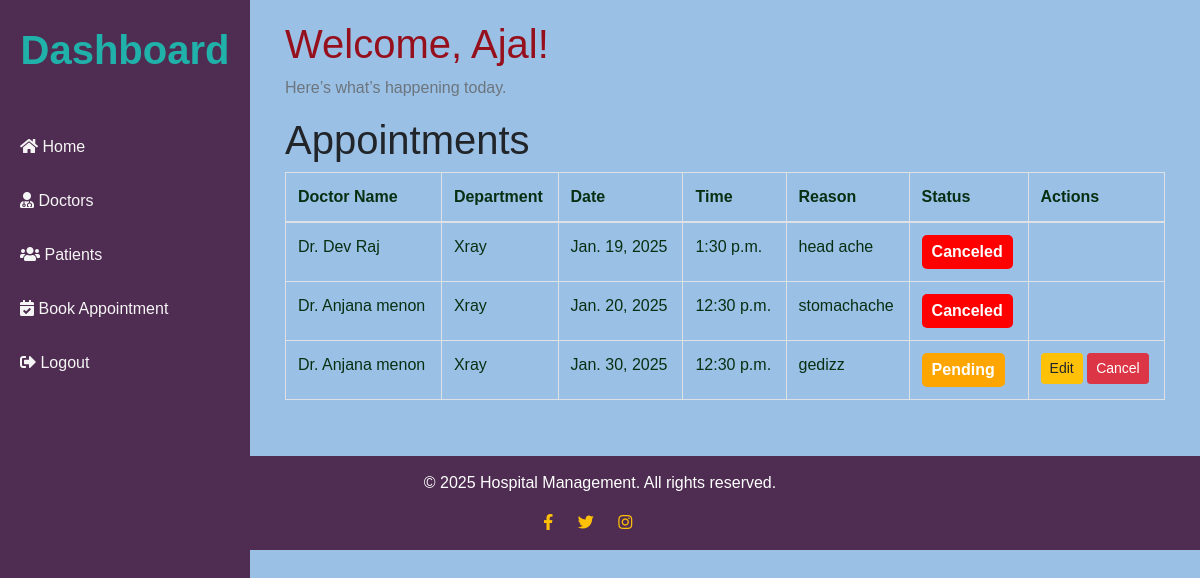
Page /hospital/dashboard/ (signed in) on the earlier database version.
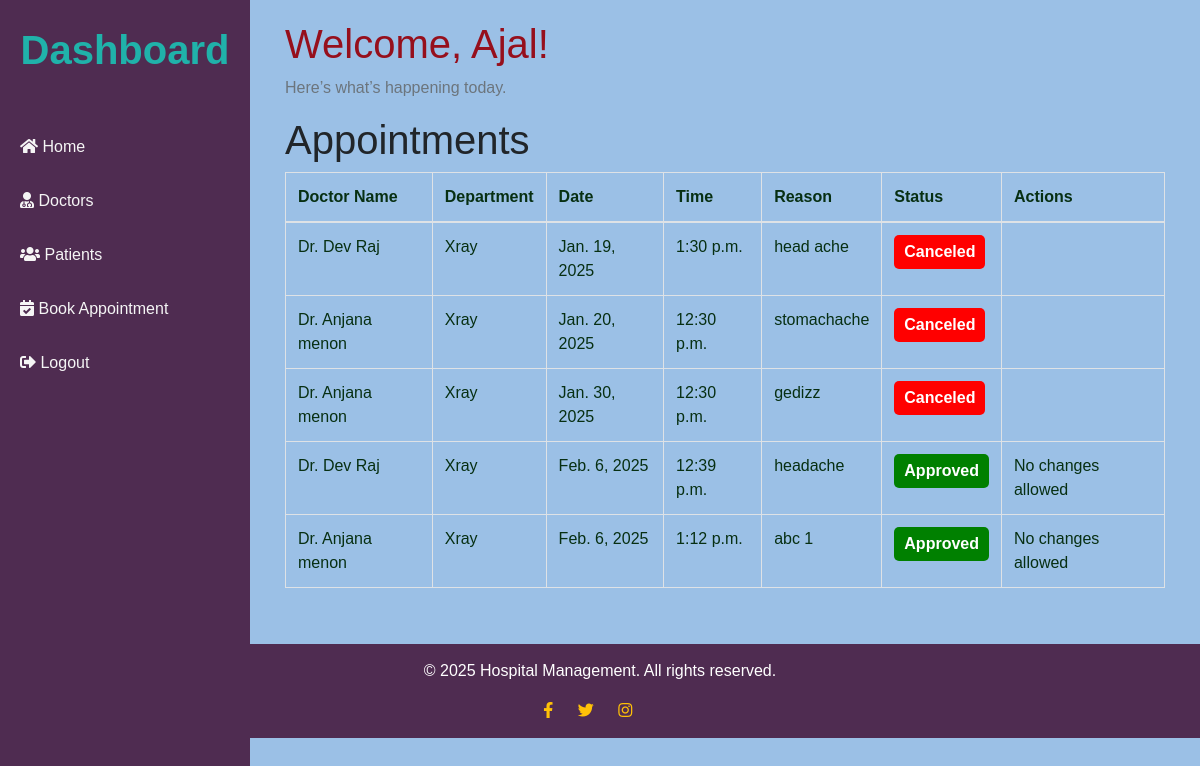
Same page on the later database version.
### accounts/models.py (models this page shows)
class User(AbstractUser):
    ROLE_CHOICES = [
        ('admin', 'Admin'),
        ('doctor', 'Doctor'),
        ('patient', 'Patient'),
    ]
    role = models.CharField(max_length=10, choices=ROLE_CHOICES, default='patient')
    GENDER_CHOICES = [
        ('male', 'Male'),
        ('female', 'Female'),
        ('other', 'Other'),
    ]
    gender = models.CharField(max_length=10, choices=GENDER_CHOICES, blank=True, null=True)

### hospital/models.py (models this page shows, shortened)
class Appointment(models.Model):
    STATUS_CHOICES = [
        ('pending', 'Pending'),
        ('approved', 'Approved'),
        ('canceled', 'Canceled'),
    ]
    patient = models.ForeignKey(Patient, on_delete=models.CASCADE, related_name='appointments')
    doctor = models.ForeignKey(Doctor, on_delete=models.CASCADE)
    department=models.ForeignKey(Department,on_delete=models.CASCADE)
    date = models.DateField()
    time = models.TimeField()
    status = models.CharField(max_length=10, choices=STATUS_CHOICES, default='pending')
    reason = models.TextField()

class Doctor(models.Model):
    user = models.OneToOneField(User, on_delete=models.CASCADE)
    department = models.ForeignKey(Department, on_delete=models.SET_NULL, null=True, blank=True)
    specialization = models.CharField(max_length=100)
    GENDER_CHOICES = [
        ('male', 'Male'),
        ('female', 'Female'),
        ('other', 'Other'),
    ]
    gender = models.CharField(max_length=10, choices=GENDER_CHOICES, default='male')
    @property
    def full_name(self):
        return f"{self.user.first_name or ''} {self.user.last_name or ''}".strip() or "Unknown Doctor"

class Department(models.Model):
    name = models.CharField(max_length=100)
    def __str__(self):
        return self.name

### hospital/views.py (the view)
# urls.py: path('dashboard/', DashboardView.as_view(), name='dashboard'),
class DashboardView(LoginRequiredMixin, TemplateView):
    template_name = 'dashboard.html'
    def get_context_data(self, **kwargs):
        context = super().get_context_data(**kwargs)
        user = self.request.user
        if user.role == 'patient':
            try:
                patient = Patient.objects.get(user=user)  # Get the Patient instance
                context['appointments'] = Appointment.objects.filter(patient=patient)
            except Patient.DoesNotExist:
                context['appointments'] = []  # No appointments if the Patient instance doesn't exist
        elif user.role == 'doctor':
            try:
                doctor = Doctor.objects.get(user=user)  # Get the Doctor instance
                context['appointments'] = Appointment.objects.filter(doctor=doctor)
            except Doctor.DoesNotExist:
                context['appointments'] = []  # No appointments if the Doctor instance doesn't exist
        elif user.role == 'admin':
            context['doctors'] = Doctor.objects.all()
            context['patients'] = Patient.objects.all()
            context['appointments'] = Appointment.objects.all()
        else:
            context['message'] = "Role not recognized."
        return context

### hospital/templates/dashboard.html (shortened to what this page needs)
<!DOCTYPE html>
<html lang="en">
<head>
  <link rel="stylesheet" href="https://stackpath.bootstrapcdn.com/bootstrap/4.5.2/css/bootstrap.min.css">
  <link rel="stylesheet" href="https://cdnjs.cloudflare.com/ajax/libs/font-awesome/5.15.4/css/all.min.css">
</head>
<body>
  <div class="sidebar">
    <div class="sidebar-header" style="font-size: 40px; font-family:Impact, Haettenschweiler, 'Arial Narrow Bold', sans-serif; color: lightseagreen;">Dashboard</div>
    <a href="{% url 'index' %}"><i class="fas fa-home"></i> Home</a>
    <a href="{% url 'doctor_list' %}"><i class="fas fa-user-md"></i> Doctors</a>
    <a href="{% url 'patient_list' %}"><i class="fas fa-users"></i> Patients</a>
    {% if user.role == 'patient' %}
      <a href="{% url 'appointment_book' %}"><i class="fas fa-calendar-check"></i> Book Appointment</a>
    {% elif user.role == 'doctor' %}
      <a href="{% url 'doctor_appointment_list' %}"><i class="fas fa-calendar-alt"></i> My Appointments</a>
    {% endif %}
    <a href="{% url 'logout' %}"><i class="fas fa-sign-out-alt"></i> Logout</a>
  </div>
  <div class="content">
    <div class="container">
      <h1 style="color: rgb(150, 15, 28); font-family: Impact, Haettenschweiler, 'Arial Narrow Bold', sans-serif;">Welcome, {{ user.first_name }}!</h1>
      <p class="text-muted">Here’s what’s happening today.</p>
      <h1>Appointments</h1>
      <table class="table table-bordered" style="color: rgb(7, 47, 18);">
        <thead>
          <tr>
            {% if user.role == 'doctor' or user.role == 'admin' %}
              <th>Patient Name</th>
            {% elif user.role == 'patient' %}
              <th>Doctor Name</th>
            {% endif %}
            <th>Department</th>
            <th>Date</th>
            <th>Time</th>
            <th>Reason</th>
            <th>Status</th>
            <th>Actions</th>
          </tr>
        </thead>
        <tbody>
          {% for appointment in appointments %}
          <tr>
            {% if user.role == 'doctor' or user.role == 'admin' %}
              <td>{{ appointment.patient.user.first_name }} {{ appointment.patient.user.last_name }}</td>
            {% elif user.role == 'patient' %}
              <td>Dr. {{ appointment.doctor.full_name }}</td>
            {% endif %}
            <td>{{appointment.department}}</td>
            <td>{{ appointment.date }}</td>
            <td>{{ appointment.time }}</td>
            <td>{{ appointment.reason }}</td>
            <td>
              <span class="status-label status-{{ appointment.status }}">{{ appointment.get_status_display }}</span>
            </td>
            <td>
              {% if user.role == 'doctor' or user.role == 'admin' %}
                {% if appointment.status == 'pending' %}
                  <form method="post" action="{% url 'appointment_status_update' appointment.id %}">
                    {% csrf_token %}
                    <button type="submit" name="status" value="approved" class="btn btn-success btn-sm">Approve</button>
                    <button type="submit" name="status" value="canceled" class="btn btn-danger btn-sm">Cancel</button>
                  </form>
                {% else %}
                  <span>No actions available</span>
                {% endif %}
              {% elif user.role == 'patient' %}
                {% if appointment.status == 'pending' %}
                  <a href="{% url 'appointment_update' appointment.id %}" class="btn btn-warning btn-sm">Edit</a>
                  <a href="{% url 'appointment_cancel' appointment.id %}" class="btn btn-danger btn-sm">Cancel</a>
                {% elif appointment.status == 'approved' %}
                  <span>No changes allowed</span>
                {% endif %}
              {% endif %}
            </td>
          </tr>
          {% empty %}
          <tr>
            <td colspan="6" class="text-center">No appointments found.</td>
          </tr>
          {% endfor %}
        </tbody>
      </table>
    </div>
  </div>
  <footer>
    <p>&copy; 2025 Hospital Management. All rights reserved.</p>
    <a href="https://www.facebook.com/albin.mania.52/"><i class="fab fa-facebook-f"></i></a>
    <a href="#"><i class="fab fa-twitter"></i></a>
    <a href="https://www.instagram.com/albinmaniac/"><i class="fab fa-instagram"></i></a>
  </footer>
</body>
</html>

### hospital/templates/dashboard.html (style rules this page uses)
body { background-color: #9bc0e6; font-family: Arial, sans-serif; }
.sidebar { height: 100vh; width: 250px; background: #4f2c51; color: white; position: fixed; top: 0; left: 0; padding-top: 20px; }
.sidebar a { color:whitesmoke; display: block; padding: 15px 20px; text-decoration: none; }
.sidebar .sidebar-header { font-size: 1.5em; text-align: center; margin-bottom: 1em; font-weight: bold; }
.content { margin-left: 250px; padding: 20px; }
.status-label { padding: 5px 10px; border-radius: 5px; font-weight: bold; display: inline-block; }
.status-approved { background-color: green; color: white; }
.status-canceled { background-color: red; color: white; }
footer { background-color: #4f2c51; color: white; text-align: center; padding: 15px 0; margin-top: 20px; }
footer a { color: #ffc107; margin: 0 10px; text-decoration: none; }

Differences in the rows shown:
changed Appointment "Jan. 30, 2025": status "Pending" → "Canceled"; no longer shows "Edit Cancel"
added Appointment: doctor.full_name "Dev Raj", department "Xray", date "Feb. 6, 2025", time "12:39 p.m.", reason "headache", status "Approved", shows "No changes allowed"
added Appointment: doctor.full_name "Anjana menon", department "Xray", date "Feb. 6, 2025", time "1:12 p.m.", reason "abc 1", status "Approved", shows "No changes allowed"
